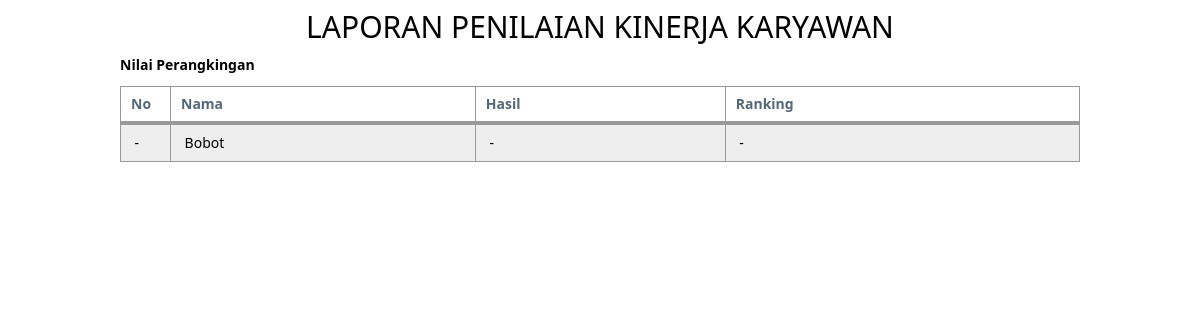
The app's page /laporan.php (signed in), older data.
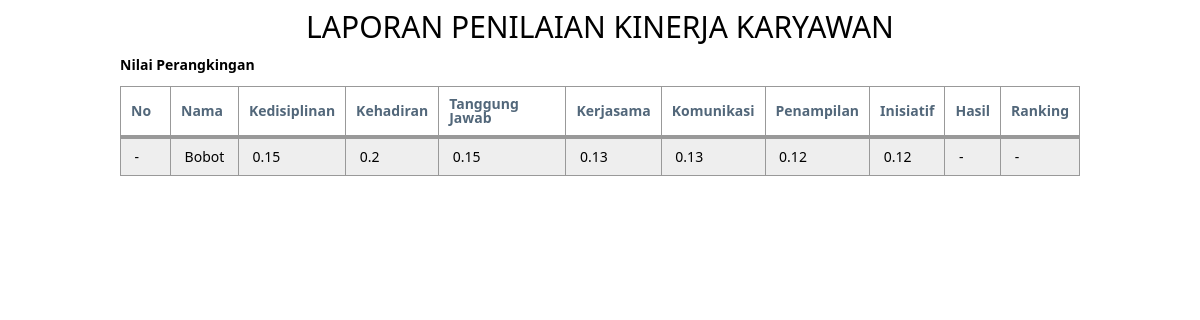
The same page, newer data.
### tables this page shows
CREATE TABLE `smart_kriteria` (
  `id_kriteria` int(11) NOT NULL,
  `kode_kriteria` varchar(45) NOT NULL,
  `nama_kriteria` varchar(45) NOT NULL,
  `bobot_kriteria` double NOT NULL
);

### laporan.php (the view, shortened to what this page needs)
<?php
include "config.php";
	?>
<!DOCTYPE html>
<html>
<head>
    <link href="css/metro.css" rel="stylesheet">
    <link href="css/metro-icons.css" rel="stylesheet">
    <link href="css/metro-schemes.css" rel="stylesheet">
    <link href="css/metro-responsive.css" rel="stylesheet">
</head>
<body>
	<div class="container">
		<h2 style="text-align:center;">LAPORAN PENILAIAN KINERJA KARYAWAN</h2>
	<p><strong>Nilai Perangkingan</strong></p>
	<table class="table striped hovered cell-hovered border bordered">
	<thead>
		<tr>
			<th width="50">No</th>
			<th>Nama</th>
            <?php
            $stmt2x = $db->prepare("select * from smart_kriteria");
            $stmt2x->execute();
            while($row2x = $stmt2x->fetch()){
            ?>
			<th><?php echo $row2x['nama_kriteria'] ?></th>
            <?php
            }
            ?>
			<th>Hasil</th>
			<th>Ranking</th>
		</tr>
	</thead>
	<tbody>
		<tr>
			<td>-</td>
			<td>Bobot</td>
            <?php
            $stmt2x1 = $db->prepare("select * from smart_kriteria");
            $stmt2x1->execute();
            while($row2x1 = $stmt2x1->fetch()){
            ?>
			<td><?php echo $row2x1['bobot_kriteria'] ?></td>
            <?php
            }
            ?>
            <td>-</td>
            <td>-</td>
		</tr>
	</tbody>
	</table>
	<p><br/></p>
	</div>
</body>
</html>

Row changes from the older to the newer data that the page shows:
added smart_kriteria: nama_kriteria "Kedisiplinan", bobot_kriteria "0.15"
added smart_kriteria: nama_kriteria "Kehadiran", bobot_kriteria "0.2"
added smart_kriteria: nama_kriteria "Tanggung Jawab", bobot_kriteria "0.15"
added smart_kriteria: nama_kriteria "Kerjasama", bobot_kriteria "0.13"
added smart_kriteria: nama_kriteria "Komunikasi", bobot_kriteria "0.13"
added smart_kriteria: nama_kriteria "Penampilan", bobot_kriteria "0.12"
added smart_kriteria: nama_kriteria "Inisiatif", bobot_kriteria "0.12"
